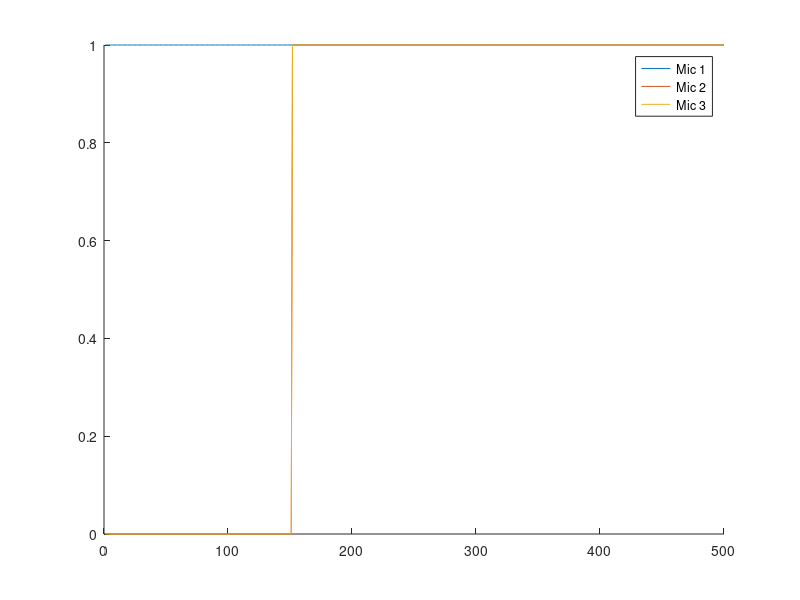

MATLAB code for this plot:
clearvars;
close all;
clc;

% load in microphone data
data = [
1 0 0
1 0 0
1 0 0
1 0 0
1 0 0
1 0 0
1 0 0
1 0 0
1 0 0
1 0 0
1 0 0
1 0 0
1 0 0
1 0 0
1 0 0
1 0 0
1 0 0
1 0 0
1 0 0
1 0 0
1 0 0
1 0 0
1 0 0
1 0 0
1 0 0
1 0 0
1 0 0
1 0 0
1 0 0
1 0 0
1 0 0
1 0 0
1 0 0
1 0 0
1 0 0
1 0 0
1 0 0
1 0 0
1 0 0
1 0 0
1 0 0
1 0 0
1 0 0
1 0 0
1 0 0
1 0 0
1 0 0
1 0 0
1 0 0
1 0 0
1 0 0
1 0 0
1 0 0
1 0 0
1 0 0
1 0 0
1 0 0
1 0 0
1 0 0
1 0 0
1 0 0
1 0 0
1 0 0
1 0 0
1 0 0
1 0 0
1 0 0
1 0 0
1 0 0
1 0 0
1 0 0
1 0 0
1 0 0
1 0 0
1 0 0
1 0 0
1 0 0
1 0 0
1 0 0
1 0 0
1 0 0
1 0 0
1 0 0
1 0 0
1 0 0
1 0 0
1 0 0
1 0 0
1 0 0
1 0 0
1 0 0
1 0 0
1 0 0
1 0 0
1 0 0
1 0 0
1 0 0
1 0 0
1 0 0
1 0 0
1 0 0
1 0 0
1 0 0
1 0 0
1 0 0
1 0 0
1 0 0
1 0 0
1 0 0
1 0 0
1 0 0
1 0 0
1 0 0
1 0 0
1 0 0
1 0 0
1 0 0
1 0 0
1 0 0
1 0 0
1 0 0
1 0 0
1 0 0
1 0 0
1 0 0
1 0 0
1 0 0
1 0 0
1 0 0
1 0 0
1 0 0
1 0 0
1 0 0
1 0 0
1 0 0
1 0 0
1 0 0
1 0 0
1 0 0
1 0 0
1 0 0
1 0 0
1 0 0
1 0 0
1 0 0
1 0 0
1 0 0
1 0 0
1 0 0
1 0 0
1 0 0
1 1 1
1 1 1
1 1 1
1 1 1
1 1 1
1 1 1
1 1 1
1 1 1
1 1 1
1 1 1
1 1 1
1 1 1
1 1 1
1 1 1
1 1 1
1 1 1
1 1 1
1 1 1
1 1 1
1 1 1
1 1 1
1 1 1
1 1 1
1 1 1
1 1 1
1 1 1
1 1 1
1 1 1
1 1 1
1 1 1
1 1 1
1 1 1
1 1 1
1 1 1
1 1 1
1 1 1
1 1 1
1 1 1
1 1 1
1 1 1
1 1 1
1 1 1
1 1 1
1 1 1
1 1 1
1 1 1
1 1 1
1 1 1
1 1 1
1 1 1
1 1 1
1 1 1
1 1 1
1 1 1
1 1 1
1 1 1
1 1 1
1 1 1
1 1 1
1 1 1
1 1 1
1 1 1
1 1 1
1 1 1
1 1 1
1 1 1
1 1 1
1 1 1
1 1 1
1 1 1
1 1 1
1 1 1
1 1 1
1 1 1
1 1 1
1 1 1
1 1 1
1 1 1
1 1 1
1 1 1
1 1 1
1 1 1
1 1 1
1 1 1
1 1 1
1 1 1
1 1 1
1 1 1
1 1 1
1 1 1
1 1 1
1 1 1
1 1 1
1 1 1
1 1 1
1 1 1
1 1 1
1 1 1
1 1 1
1 1 1
1 1 1
1 1 1
1 1 1
1 1 1
1 1 1
1 1 1
1 1 1
1 1 1
1 1 1
1 1 1
1 1 1
1 1 1
1 1 1
1 1 1
1 1 1
1 1 1
1 1 1
1 1 1
1 1 1
1 1 1
1 1 1
1 1 1
1 1 1
1 1 1
1 1 1
1 1 1
1 1 1
1 1 1
1 1 1
1 1 1
1 1 1
1 1 1
1 1 1
1 1 1
1 1 1
1 1 1
1 1 1
1 1 1
1 1 1
1 1 1
1 1 1
1 1 1
1 1 1
1 1 1
1 1 1
1 1 1
1 1 1
1 1 1
1 1 1
1 1 1
1 1 1
1 1 1
1 1 1
1 1 1
1 1 1
1 1 1
1 1 1
1 1 1
1 1 1
1 1 1
1 1 1
1 1 1
1 1 1
1 1 1
1 1 1
1 1 1
1 1 1
1 1 1
1 1 1
1 1 1
1 1 1
1 1 1
1 1 1
1 1 1
1 1 1
1 1 1
1 1 1
1 1 1
1 1 1
1 1 1
1 1 1
1 1 1
1 1 1
1 1 1
1 1 1
1 1 1
1 1 1
1 1 1
1 1 1
1 1 1
1 1 1
1 1 1
1 1 1
1 1 1
1 1 1
1 1 1
1 1 1
1 1 1
1 1 1
1 1 1
1 1 1
1 1 1
1 1 1
1 1 1
1 1 1
1 1 1
1 1 1
1 1 1
1 1 1
1 1 1
1 1 1
1 1 1
1 1 1
1 1 1
1 1 1
1 1 1
1 1 1
1 1 1
1 1 1
1 1 1
1 1 1
1 1 1
1 1 1
1 1 1
1 1 1
1 1 1
1 1 1
1 1 1
1 1 1
1 1 1
1 1 1
1 1 1
1 1 1
1 1 1
1 1 1
1 1 1
1 1 1
1 1 1
1 1 1
1 1 1
1 1 1
1 1 1
1 1 1
1 1 1
1 1 1
1 1 1
1 1 1
1 1 1
1 1 1
1 1 1
1 1 1
1 1 1
1 1 1
1 1 1
1 1 1
1 1 1
1 1 1
1 1 1
1 1 1
1 1 1
1 1 1
1 1 1
1 1 1
1 1 1
1 1 1
1 1 1
1 1 1
1 1 1
1 1 1
1 1 1
1 1 1
1 1 1
1 1 1
1 1 1
1 1 1
1 1 1
1 1 1
1 1 1
1 1 1
1 1 1
1 1 1
1 1 1
1 1 1
1 1 1
1 1 1
1 1 1
1 1 1
1 1 1
1 1 1
1 1 1
1 1 1
1 1 1
1 1 1
1 1 1
1 1 1
1 1 1
1 1 1
1 1 1
1 1 1
1 1 1
1 1 1
1 1 1
1 1 1
1 1 1
1 1 1
1 1 1
1 1 1
1 1 1
1 1 1
1 1 1
1 1 1
1 1 1
1 1 1
1 1 1
1 1 1
1 1 1
1 1 1
1 1 1
1 1 1
1 1 1
1 1 1
1 1 1
1 1 1
1 1 1
1 1 1
1 1 1
1 1 1
1 1 1
1 1 1
1 1 1
1 1 1
1 1 1
1 1 1
1 1 1
1 1 1
1 1 1
1 1 1
1 1 1
1 1 1
1 1 1
1 1 1
1 1 1
1 1 1
1 1 1
1 1 1
1 1 1
1 1 1
1 1 1
1 1 1
];

% set the mic that hit first to be ones for the entire row
% hitFirst = 3;
% data(:,hitFirst) = ones(size(data,1),1);

% plot data
figure(1); hold on;
plot(data(:,1));
plot(data(:,2));
plot(data(:,3));
legend('Mic 1', 'Mic 2', 'Mic 3');




% find times in seconds from sample number
tSamp = 9.32e-06;
t1 = (find(data(:,1),1)-1)*tSamp
t2 = (find(data(:,2),1)-1)*tSamp
t3 = (find(data(:,3),1)-1)*tSamp